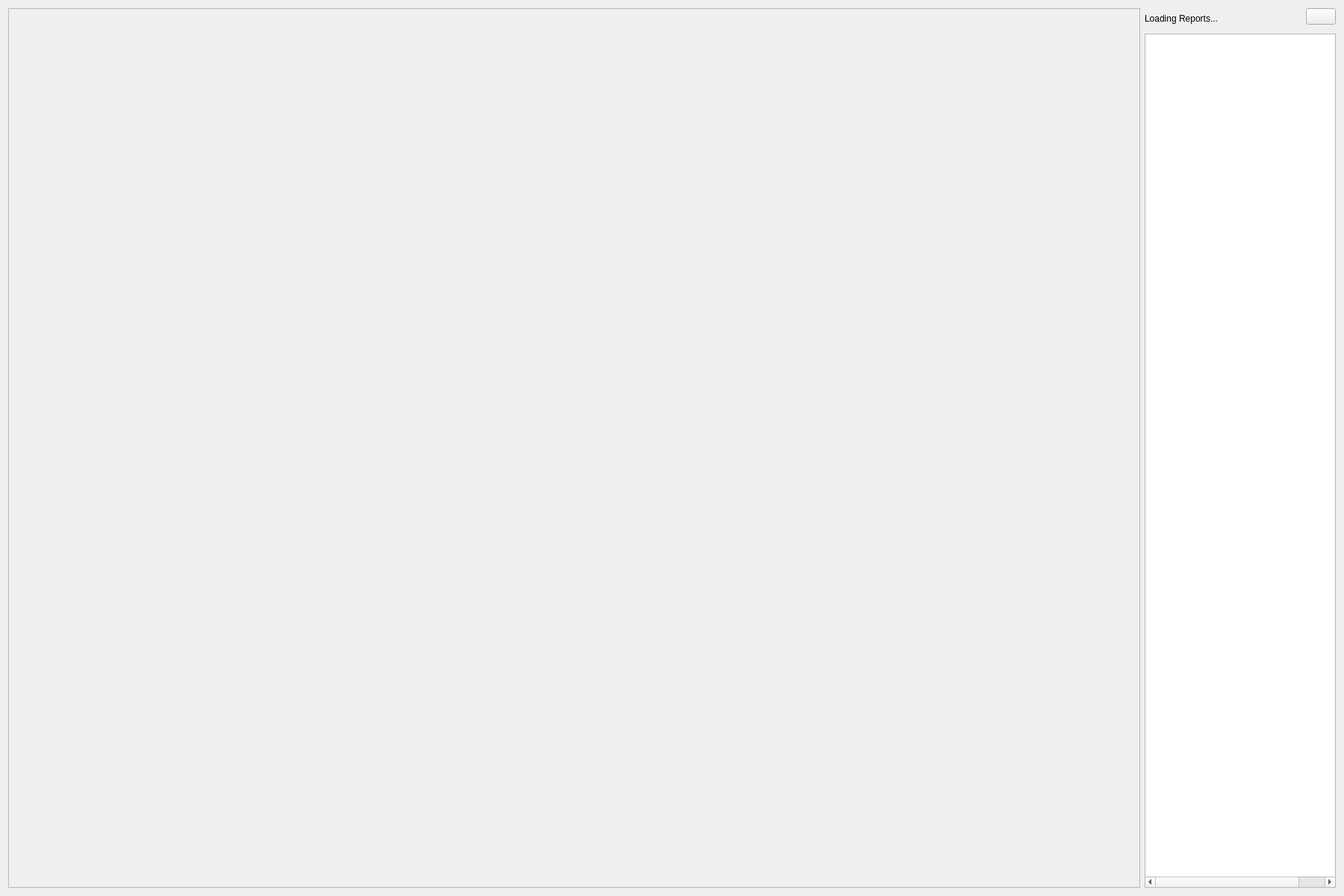
<?xml version="1.0" encoding="UTF-8"?>
<ui version="4.0">
 <class>ReportsWindow</class>
 <widget class="QWidget" name="ReportsWindow">
  <property name="geometry">
   <rect>
    <x>0</x>
    <y>0</y>
    <width>1800</width>
    <height>1200</height>
   </rect>
  </property>
  <property name="windowTitle">
   <string>Reports Window</string>
  </property>
  <layout class="QGridLayout" name="gridLayout">
   <item row="0" column="1" rowspan="2">
    <widget class="QLabel" name="reportsTitleLabel">
     <property name="text">
      <string>Loading Reports...</string>
     </property>
    </widget>
   </item>
   <item row="0" column="0" rowspan="3">
    <widget class="QScrollArea" name="displayUserScrollArea">
     <property name="sizePolicy">
      <sizepolicy hsizetype="Expanding" vsizetype="Expanding">
       <horstretch>0</horstretch>
       <verstretch>0</verstretch>
      </sizepolicy>
     </property>
     <property name="widgetResizable">
      <bool>true</bool>
     </property>
     <widget class="QWidget" name="scrollAreaWidgetContents">
      <property name="geometry">
       <rect>
        <x>0</x>
        <y>0</y>
        <width>1518</width>
        <height>1180</height>
       </rect>
      </property>
      <layout class="QVBoxLayout" name="verticalLayout_5"/>
     </widget>
    </widget>
   </item>
   <item row="0" column="2">
    <widget class="QPushButton" name="refreshReportsPushButton">
     <property name="sizePolicy">
      <sizepolicy hsizetype="Fixed" vsizetype="Fixed">
       <horstretch>0</horstretch>
       <verstretch>0</verstretch>
      </sizepolicy>
     </property>
     <property name="text">
      <string/>
     </property>
     <property name="icon">
      <iconset resource="../../../Resources/resource.qrc">
       <normaloff>:/refresh.svg</normaloff>:/refresh.svg</iconset>
     </property>
     <property name="checkable">
      <bool>false</bool>
     </property>
    </widget>
   </item>
   <item row="2" column="1" colspan="2">
    <widget class="QTreeWidget" name="reportsTreeWidget">
     <property name="sizePolicy">
      <sizepolicy hsizetype="Expanding" vsizetype="Expanding">
       <horstretch>0</horstretch>
       <verstretch>0</verstretch>
      </sizepolicy>
     </property>
     <property name="wordWrap">
      <bool>true</bool>
     </property>
     <property name="columnCount">
      <number>3</number>
     </property>
     <attribute name="headerVisible">
      <bool>false</bool>
     </attribute>
     <column>
      <property name="text">
       <string notr="true">1</string>
      </property>
     </column>
     <column>
      <property name="text">
       <string notr="true">2</string>
      </property>
     </column>
     <column>
      <property name="text">
       <string notr="true">3</string>
      </property>
     </column>
    </widget>
   </item>
  </layout>
 </widget>
 <resources>
  <include location="../../../Resources/resource.qrc"/>
 </resources>
 <connections/>
</ui>
